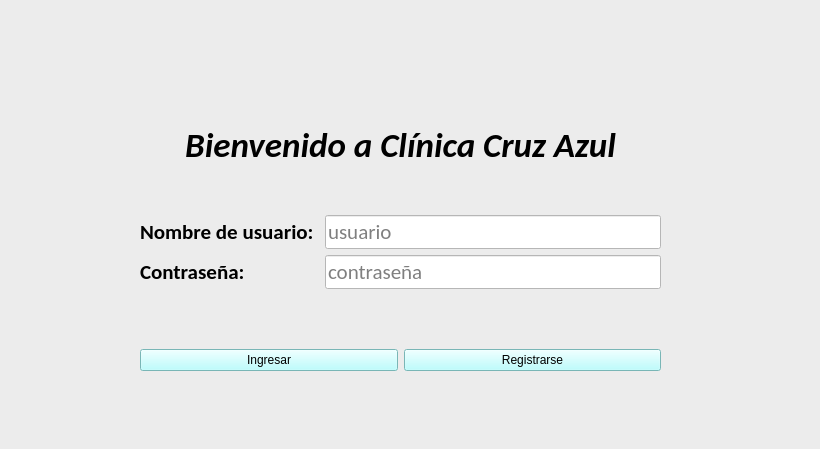
<?xml version="1.0" encoding="UTF-8"?>
<ui version="4.0">
 <class>login</class>
 <widget class="QMainWindow" name="login">
  <property name="geometry">
   <rect>
    <x>0</x>
    <y>0</y>
    <width>820</width>
    <height>449</height>
   </rect>
  </property>
  <property name="font">
   <font>
    <family>Calibri</family>
    <pointsize>14</pointsize>
   </font>
  </property>
  <property name="cursor">
   <cursorShape>PointingHandCursor</cursorShape>
  </property>
  <property name="acceptDrops">
   <bool>false</bool>
  </property>
  <property name="windowTitle">
   <string>Login</string>
  </property>
  <property name="styleSheet">
   <string notr="true">background-color: rgb(236, 236, 236);</string>
  </property>
  <widget class="QWidget" name="centralwidget">
   <widget class="QWidget" name="">
    <property name="geometry">
     <rect>
      <x>140</x>
      <y>80</y>
      <width>521</width>
      <height>291</height>
     </rect>
    </property>
    <layout class="QGridLayout" name="gridLayout">
     <item row="0" column="0" colspan="2">
      <widget class="QLabel" name="lblBienvenido">
       <property name="font">
        <font>
         <family>Calibri</family>
         <pointsize>26</pointsize>
         <weight>75</weight>
         <italic>true</italic>
         <bold>true</bold>
        </font>
       </property>
       <property name="text">
        <string>Bienvenido a Clínica Cruz Azul</string>
       </property>
       <property name="alignment">
        <set>Qt::AlignCenter</set>
       </property>
      </widget>
     </item>
     <item row="1" column="0" colspan="2">
      <layout class="QFormLayout" name="formLayout">
       <item row="0" column="0">
        <widget class="QLabel" name="input_NombreUsuario">
         <property name="font">
          <font>
           <family>Calibri</family>
           <pointsize>16</pointsize>
           <weight>75</weight>
           <bold>true</bold>
          </font>
         </property>
         <property name="text">
          <string>Nombre de usuario: </string>
         </property>
         <property name="wordWrap">
          <bool>false</bool>
         </property>
        </widget>
       </item>
       <item row="1" column="0">
        <widget class="QLabel" name="lblContrasena">
         <property name="font">
          <font>
           <family>Calibri</family>
           <pointsize>16</pointsize>
           <weight>75</weight>
           <bold>true</bold>
          </font>
         </property>
         <property name="text">
          <string>Contraseña: </string>
         </property>
        </widget>
       </item>
       <item row="1" column="1">
        <widget class="QLineEdit" name="input_Password">
         <property name="font">
          <font>
           <family>Calibri</family>
           <pointsize>16</pointsize>
          </font>
         </property>
         <property name="acceptDrops">
          <bool>true</bool>
         </property>
         <property name="styleSheet">
          <string notr="true">background-color: rgb(255, 255, 255);</string>
         </property>
         <property name="echoMode">
          <enum>QLineEdit::Password</enum>
         </property>
         <property name="placeholderText">
          <string>contraseña</string>
         </property>
        </widget>
       </item>
       <item row="0" column="1">
        <widget class="QLineEdit" name="txtBoxUsername">
         <property name="font">
          <font>
           <family>Calibri</family>
           <pointsize>16</pointsize>
          </font>
         </property>
         <property name="styleSheet">
          <string notr="true">background-color: rgb(255, 255, 255);</string>
         </property>
         <property name="placeholderText">
          <string>usuario</string>
         </property>
        </widget>
       </item>
      </layout>
     </item>
     <item row="2" column="0">
      <widget class="QPushButton" name="btnEnter">
       <property name="acceptDrops">
        <bool>false</bool>
       </property>
       <property name="styleSheet">
        <string notr="true">background-color: rgb(170, 255, 255);
font: 14pt &quot;Calibri&quot;; color: #000000;
border-color: rgb(0, 0, 255);</string>
       </property>
       <property name="text">
        <string>Ingresar</string>
       </property>
      </widget>
     </item>
     <item row="2" column="1">
      <widget class="QPushButton" name="btnRegistrarse">
       <property name="styleSheet">
        <string notr="true">background-color: rgb(170, 255, 255);
font: 14pt &quot;Calibri&quot;; color: #000000;
border-color: rgb(0, 0, 255);</string>
       </property>
       <property name="text">
        <string>Registrarse</string>
       </property>
      </widget>
     </item>
    </layout>
   </widget>
  </widget>
  <widget class="QStatusBar" name="statusbar"/>
 </widget>
 <resources/>
 <connections/>
</ui>
